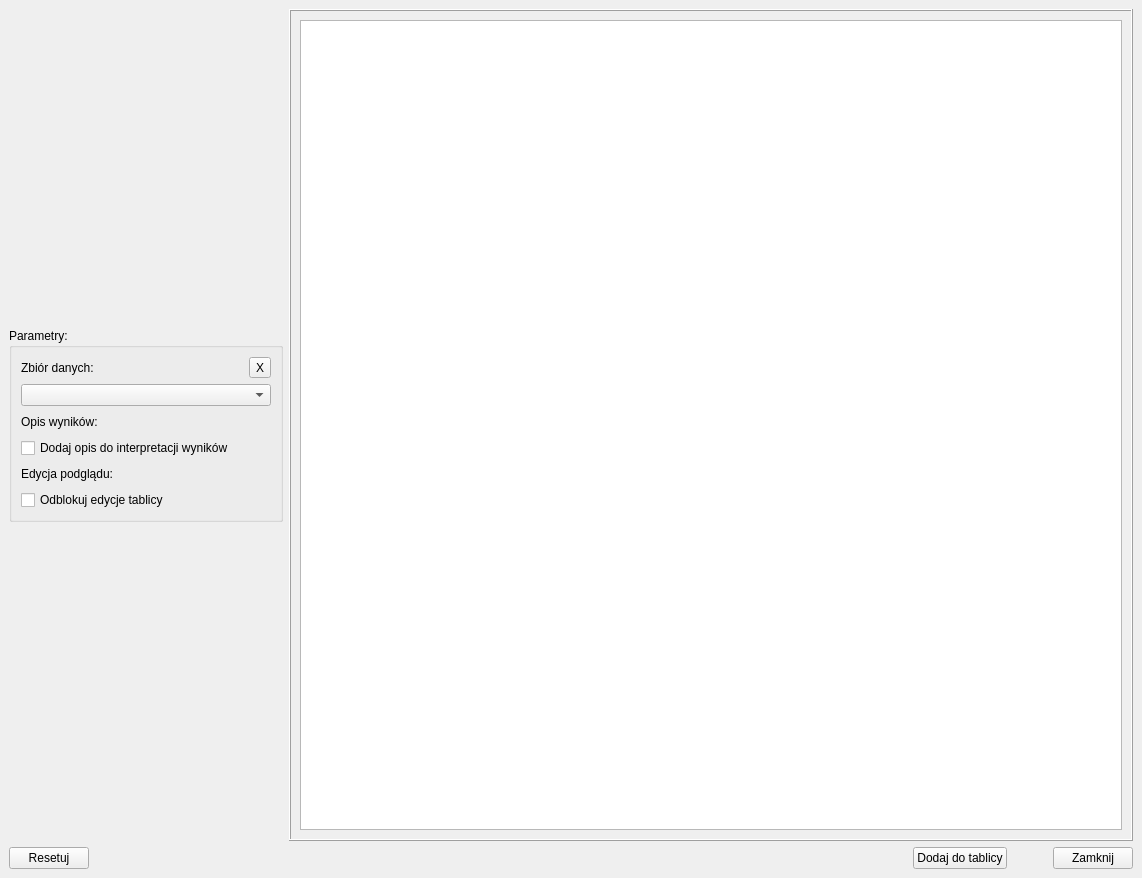
<?xml version="1.0" encoding="UTF-8"?>
<ui version="4.0">
 <class>MainWindow_Test_Shapiro_Wilka</class>
 <widget class="QMainWindow" name="MainWindow_Test_Shapiro_Wilka">
  <property name="windowModality">
   <enum>Qt::ApplicationModal</enum>
  </property>
  <property name="geometry">
   <rect>
    <x>0</x>
    <y>0</y>
    <width>1142</width>
    <height>878</height>
   </rect>
  </property>
  <property name="windowTitle">
   <string>Test Shapiro-Wilka</string>
  </property>
  <widget class="QWidget" name="centralwidget">
   <layout class="QVBoxLayout" name="verticalLayout_12">
    <item>
     <layout class="QHBoxLayout" name="horizontalLayout_2">
      <item>
       <layout class="QHBoxLayout" name="horizontalLayout">
        <item>
         <layout class="QVBoxLayout" name="verticalLayout_2">
          <item>
           <spacer name="verticalSpacer_2">
            <property name="orientation">
             <enum>Qt::Vertical</enum>
            </property>
            <property name="sizeHint" stdset="0">
             <size>
              <width>20</width>
              <height>40</height>
             </size>
            </property>
           </spacer>
          </item>
          <item>
           <widget class="QGroupBox" name="groupBox">
            <property name="sizePolicy">
             <sizepolicy hsizetype="Fixed" vsizetype="Fixed">
              <horstretch>0</horstretch>
              <verstretch>0</verstretch>
             </sizepolicy>
            </property>
            <property name="title">
             <string>Parametry:</string>
            </property>
            <layout class="QVBoxLayout" name="verticalLayout_13">
             <item>
              <layout class="QVBoxLayout" name="verticalLayout_3">
               <item>
                <layout class="QHBoxLayout" name="horizontalLayout_3">
                 <item>
                  <widget class="QLabel" name="label">
                   <property name="text">
                    <string>Zbiór danych:</string>
                   </property>
                  </widget>
                 </item>
                 <item>
                  <spacer name="horizontalSpacer">
                   <property name="orientation">
                    <enum>Qt::Horizontal</enum>
                   </property>
                   <property name="sizeHint" stdset="0">
                    <size>
                     <width>40</width>
                     <height>20</height>
                    </size>
                   </property>
                  </spacer>
                 </item>
                 <item>
                  <widget class="QToolButton" name="toolButton_Data_Column">
                   <property name="text">
                    <string>X</string>
                   </property>
                  </widget>
                 </item>
                </layout>
               </item>
               <item>
                <widget class="QComboBox" name="comboBox_Data_Column">
                 <property name="minimumSize">
                  <size>
                   <width>250</width>
                   <height>0</height>
                  </size>
                 </property>
                 <property name="placeholderText">
                  <string>Wybierz kolumne danych...</string>
                 </property>
                </widget>
               </item>
              </layout>
             </item>
             <item>
              <layout class="QVBoxLayout" name="verticalLayout_4">
               <item>
                <layout class="QHBoxLayout" name="horizontalLayout_5">
                 <item>
                  <widget class="QLabel" name="label_3">
                   <property name="text">
                    <string>Opis wyników:</string>
                   </property>
                  </widget>
                 </item>
                 <item>
                  <spacer name="horizontalSpacer_5">
                   <property name="orientation">
                    <enum>Qt::Horizontal</enum>
                   </property>
                   <property name="sizeHint" stdset="0">
                    <size>
                     <width>40</width>
                     <height>20</height>
                    </size>
                   </property>
                  </spacer>
                 </item>
                </layout>
               </item>
               <item>
                <widget class="QCheckBox" name="checkBox_Description_Of_Results">
                 <property name="text">
                  <string>Dodaj opis do interpretacji wyników</string>
                 </property>
                </widget>
               </item>
              </layout>
             </item>
             <item>
              <layout class="QVBoxLayout" name="verticalLayout_16">
               <item>
                <layout class="QHBoxLayout" name="horizontalLayout_15">
                 <item>
                  <widget class="QLabel" name="label_12">
                   <property name="text">
                    <string>Edycja podglądu:</string>
                   </property>
                  </widget>
                 </item>
                 <item>
                  <spacer name="horizontalSpacer_14">
                   <property name="orientation">
                    <enum>Qt::Horizontal</enum>
                   </property>
                   <property name="sizeHint" stdset="0">
                    <size>
                     <width>40</width>
                     <height>20</height>
                    </size>
                   </property>
                  </spacer>
                 </item>
                </layout>
               </item>
               <item>
                <widget class="QCheckBox" name="checkBox_Board_Is_Enabled">
                 <property name="text">
                  <string>Odblokuj edycje tablicy</string>
                 </property>
                 <property name="checked">
                  <bool>false</bool>
                 </property>
                </widget>
               </item>
              </layout>
             </item>
            </layout>
           </widget>
          </item>
          <item>
           <spacer name="verticalSpacer">
            <property name="orientation">
             <enum>Qt::Vertical</enum>
            </property>
            <property name="sizeHint" stdset="0">
             <size>
              <width>20</width>
              <height>40</height>
             </size>
            </property>
           </spacer>
          </item>
         </layout>
        </item>
       </layout>
      </item>
      <item>
       <widget class="QFrame" name="frame">
        <property name="frameShape">
         <enum>QFrame::Box</enum>
        </property>
        <property name="frameShadow">
         <enum>QFrame::Raised</enum>
        </property>
        <layout class="QVBoxLayout" name="verticalLayout_14">
         <item>
          <widget class="QTextEdit" name="textEdit_Preview_Board">
           <property name="enabled">
            <bool>true</bool>
           </property>
           <property name="sizePolicy">
            <sizepolicy hsizetype="Expanding" vsizetype="Expanding">
             <horstretch>0</horstretch>
             <verstretch>0</verstretch>
            </sizepolicy>
           </property>
           <property name="font">
            <font>
             <pointsize>14</pointsize>
            </font>
           </property>
           <property name="readOnly">
            <bool>true</bool>
           </property>
           <property name="html">
            <string>&lt;!DOCTYPE HTML PUBLIC &quot;-//W3C//DTD HTML 4.0//EN&quot; &quot;http://www.w3.org/TR/REC-html40/strict.dtd&quot;&gt;
&lt;html&gt;&lt;head&gt;&lt;meta name=&quot;qrichtext&quot; content=&quot;1&quot; /&gt;&lt;meta charset=&quot;utf-8&quot; /&gt;&lt;style type=&quot;text/css&quot;&gt;
p, li { white-space: pre-wrap; }
hr { height: 1px; border-width: 0; }
li.unchecked::marker { content: &quot;\2610&quot;; }
li.checked::marker { content: &quot;\2612&quot;; }
&lt;/style&gt;&lt;/head&gt;&lt;body style=&quot; font-family:'Segoe UI'; font-size:14pt; font-weight:400; font-style:normal;&quot;&gt;
&lt;p style=&quot;-qt-paragraph-type:empty; margin-top:0px; margin-bottom:0px; margin-left:0px; margin-right:0px; -qt-block-indent:0; text-indent:0px;&quot;&gt;&lt;br /&gt;&lt;/p&gt;&lt;/body&gt;&lt;/html&gt;</string>
           </property>
          </widget>
         </item>
        </layout>
       </widget>
      </item>
     </layout>
    </item>
    <item>
     <layout class="QHBoxLayout" name="horizontalLayout_11">
      <item>
       <widget class="QPushButton" name="pushButton_Reset_Options">
        <property name="text">
         <string>Resetuj</string>
        </property>
       </widget>
      </item>
      <item>
       <spacer name="horizontalSpacer_2">
        <property name="orientation">
         <enum>Qt::Horizontal</enum>
        </property>
        <property name="sizeHint" stdset="0">
         <size>
          <width>40</width>
          <height>20</height>
         </size>
        </property>
       </spacer>
      </item>
      <item>
       <widget class="QPushButton" name="pushButton_Add_To_Board">
        <property name="text">
         <string>Dodaj do tablicy</string>
        </property>
       </widget>
      </item>
      <item>
       <spacer name="horizontalSpacer_3">
        <property name="orientation">
         <enum>Qt::Horizontal</enum>
        </property>
        <property name="sizeType">
         <enum>QSizePolicy::Fixed</enum>
        </property>
        <property name="sizeHint" stdset="0">
         <size>
          <width>40</width>
          <height>20</height>
         </size>
        </property>
       </spacer>
      </item>
      <item>
       <widget class="QPushButton" name="pushButton_Close">
        <property name="text">
         <string>Zamknij</string>
        </property>
       </widget>
      </item>
     </layout>
    </item>
   </layout>
  </widget>
 </widget>
 <resources/>
 <connections>
  <connection>
   <sender>toolButton_Data_Column</sender>
   <signal>clicked()</signal>
   <receiver>comboBox_Data_Column</receiver>
   <slot>clearEditText()</slot>
   <hints>
    <hint type="sourcelabel">
     <x>335</x>
     <y>79</y>
    </hint>
    <hint type="destinationlabel">
     <x>184</x>
     <y>108</y>
    </hint>
   </hints>
  </connection>
  <connection>
   <sender>pushButton_Close</sender>
   <signal>clicked()</signal>
   <receiver>MainWindow_Test_Shapiro_Wilka</receiver>
   <slot>close()</slot>
   <hints>
    <hint type="sourcelabel">
     <x>1094</x>
     <y>782</y>
    </hint>
    <hint type="destinationlabel">
     <x>570</x>
     <y>402</y>
    </hint>
   </hints>
  </connection>
  <connection>
   <sender>checkBox_Board_Is_Enabled</sender>
   <signal>clicked(bool)</signal>
   <receiver>textEdit_Preview_Board</receiver>
   <slot>setDisabled(bool)</slot>
   <hints>
    <hint type="sourcelabel">
     <x>147</x>
     <y>475</y>
    </hint>
    <hint type="destinationlabel">
     <x>711</x>
     <y>422</y>
    </hint>
   </hints>
  </connection>
 </connections>
</ui>
